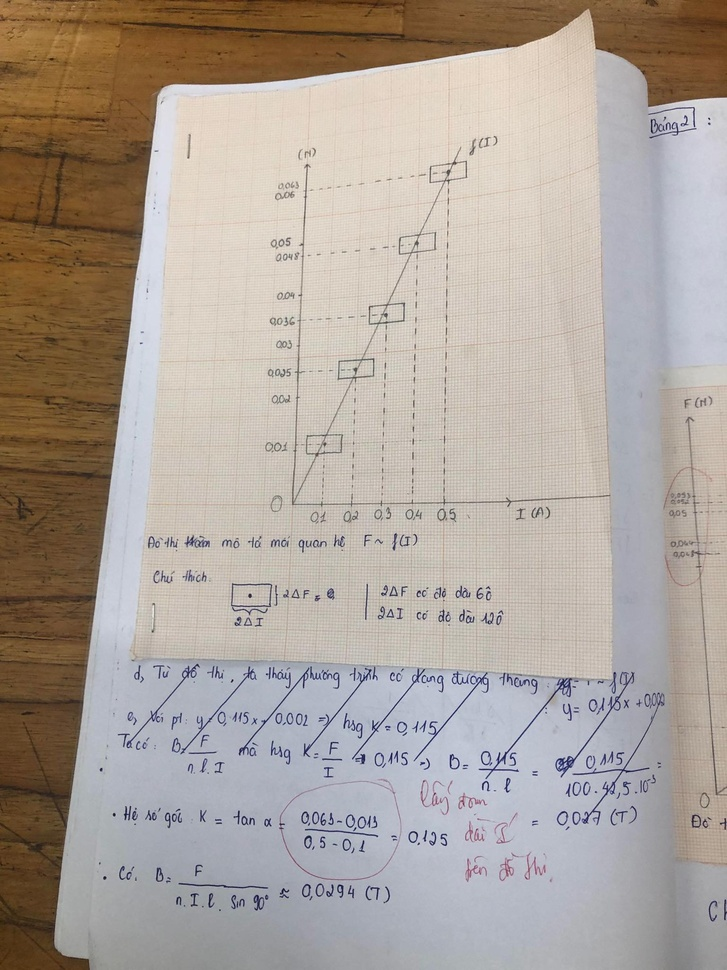
#> input picture TestFolder/309785361_1070987436948210_3999775482310203601_n.jpg, 727 x 970 px, shrunk from 1536 x 2048 before the run
$ python -i Yellow_Obj.py   (imports and definitions only)
#> lines starting #> are read from the running program, lines starting #| are printed output that depends on the picture; after the words box and inside, x2 and y2 are one past the last pixel; in counts of white or black regions, pixels touching at a corner belong together
#> further down, picture is the input picture: shape (970, 727, 3); mean B, G, R 154.7, 162.9, 173
import cv2
import numpy as np
import math

def Yellow_Object(frame):

    frame = cv2.flip(frame,1)
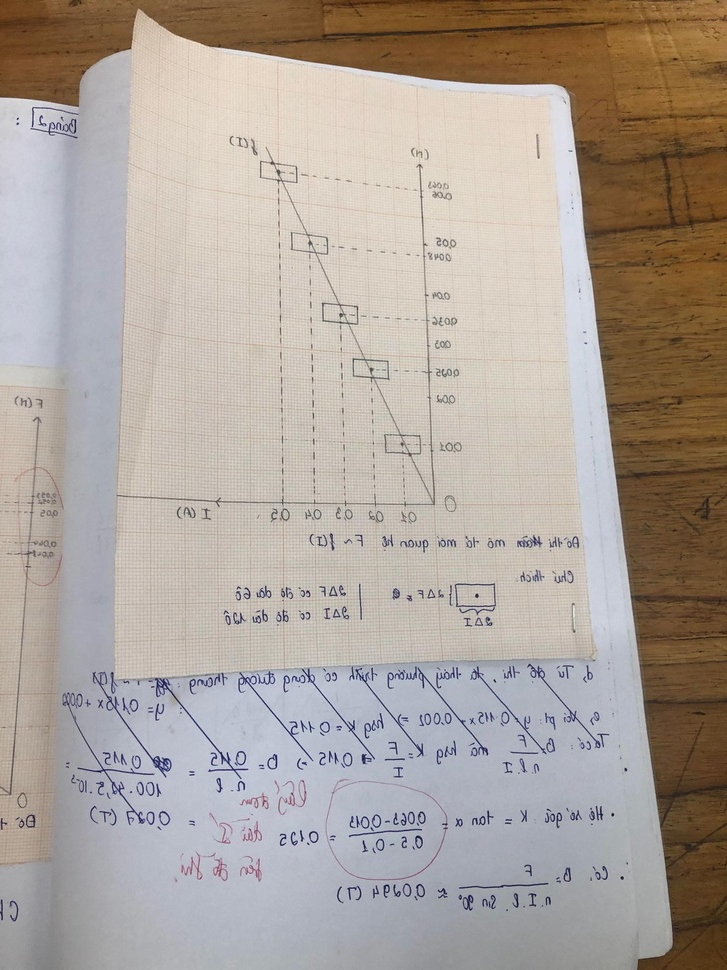
#> frame: shape (970, 727, 3); mean of channels 0, 1, 2 154.7, 162.9, 173; drawn as B, G, R
    blur_  = cv2.GaussianBlur(frame,(7,7),0)
    hsv_img  = cv2.cvtColor(blur_,cv2.COLOR_BGR2HSV)
#> hsv_img: shape (970, 727, 3); mean H, S, V 51, 49.6, 177.6
    min_yellow = np.array([17, 135, 116])
    max_yellow = np.array([38, 255, 255])
    mask = cv2.inRange(hsv_img, min_yellow, max_yellow)
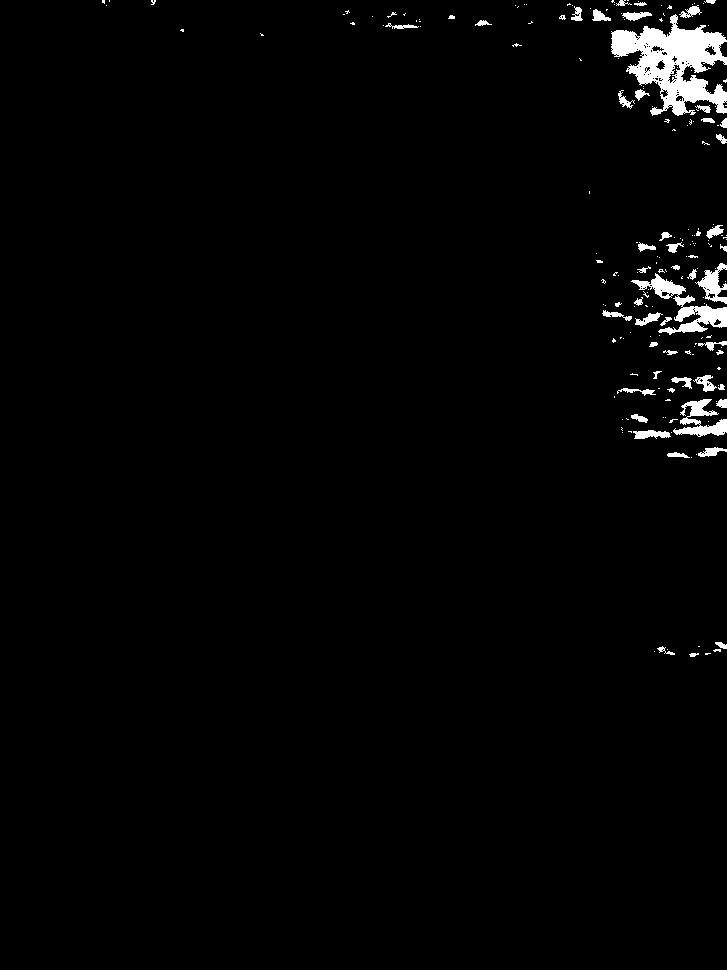
#> mask: shape (970, 727); 1.9% white; 199 white regions (146 under 20 px)
    BW  = cv2.bitwise_and(frame,frame,mask=mask)
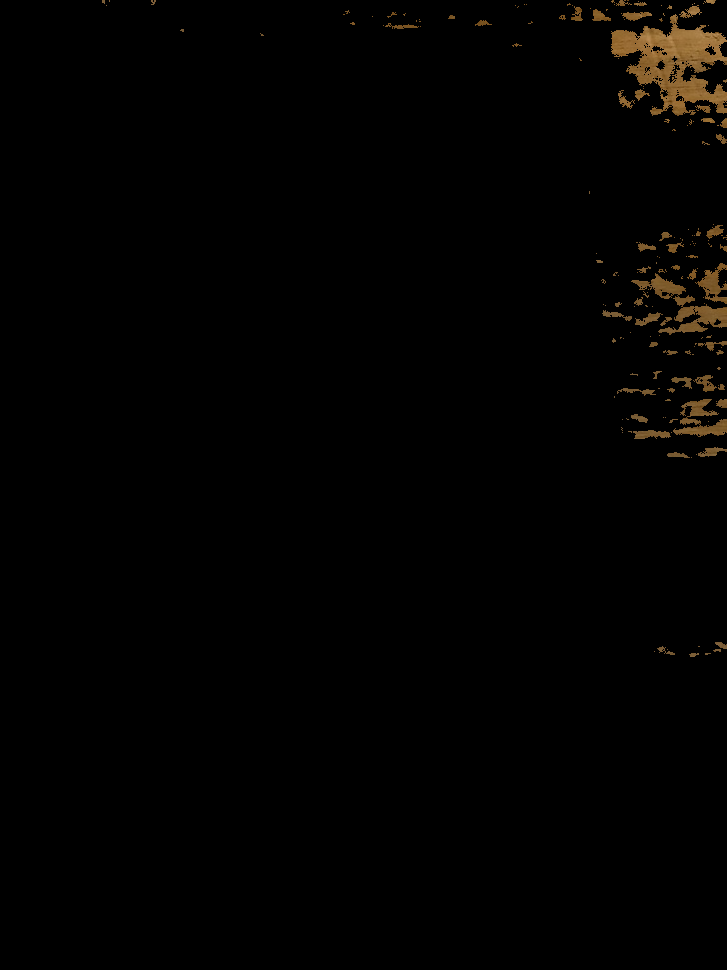
#> BW: shape (970, 727, 3); mean of channels 0, 1, 2 0.9, 1.8, 2.5; drawn as B, G, R
    contours,_ = cv2.findContours(mask, cv2.RETR_TREE, cv2.CHAIN_APPROX_NONE)
#> contours = 388 contours, 337 with area under 20; largest, box (x1, y1, x2, y2) and area: (611, 14, 727, 116) 5859, (631, 273, 727, 335) 1506, (673, 399, 727, 437) 769, (695, 263, 727, 304) 513, (633, 430, 671, 439) 194

    return frame,contours

>>> import cv2
>>> picture = cv2.imread('../TestFolder/309785361_1070987436948210_3999775482310203601_n.jpg')
>>> result = Yellow_Object(picture)
